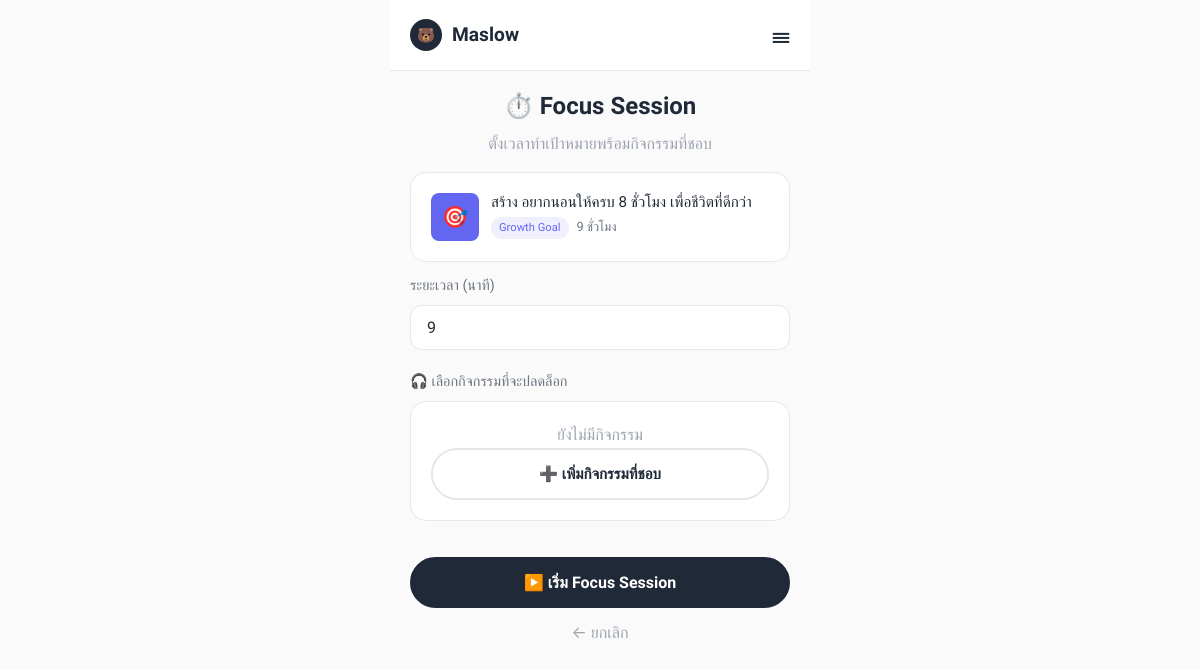
The page /goal/4/focus/ (signed in) on the database its author committed.
### core/models.py (models this page shows, shortened)
class Goal(models.Model):
    GOAL_LEVEL_CHOICES = [
        ('safe', 'Safe Goal'),
        ('growth', 'Growth Goal'),
        ('stretch', 'Stretch Goal'),
    ]
    user = models.ForeignKey(User, on_delete=models.CASCADE, related_name='goals')
    day = models.ForeignKey(Day, on_delete=models.CASCADE, related_name='goals')
    original_goal = models.TextField(help_text="User's original goal input")
    why_response_1 = models.TextField(blank=True, null=True)
    why_response_2 = models.TextField(blank=True, null=True)
    why_response_3 = models.TextField(blank=True, null=True)
    transformed_goal = models.TextField(blank=True, null=True, help_text="AI-enhanced powerful goal")
    deep_motivation = models.TextField(blank=True, null=True, help_text="Discovered deep motivation")
    baseline_value = models.IntegerField(default=0, help_text="User's current baseline")
    baseline_unit = models.CharField(max_length=50, default='ครั้ง')
    safe_target = models.IntegerField(default=0)
    growth_target = models.IntegerField(default=0)
    stretch_target = models.IntegerField(default=0)
    selected_target = models.IntegerField(default=0)
    goal_level = models.CharField(max_length=20, choices=GOAL_LEVEL_CHOICES, default='growth')
    completed = models.BooleanField(default=False)
    progress = models.IntegerField(default=0, help_text="Current progress towards target")
    created_at = models.DateTimeField(auto_now_add=True)
    updated_at = models.DateTimeField(auto_now=True)
    class Meta:
        ordering = ['-created_at']

### core/views.py (the view, shortened to what this page needs)
# urls.py: path('goal/<int:goal_id>/focus/', views.start_focus, name='start_focus'),
@login_required
def start_focus(request, goal_id):
    goal = get_object_or_404(Goal, id=goal_id, user=request.user, completed=False)
    bundles = TemptationBundle.objects.filter(user=request.user, is_active=True)
    active_session = FocusSession.objects.filter(
        user=request.user,
        status='active'
    ).first()
    if active_session:
        return redirect('focus_timer', session_id=active_session.id)
    context = {
        'goal': goal,
        'bundles': bundles,
        'suggested_duration': goal.selected_target,
    }
    return render(request, 'temptation/start_focus.html', context)

### templates/temptation/start_focus.html (shortened to what this page needs)
{% extends 'base.html' %}
{% block content %}
<div class="animate-fade-in">
    <h2 class="text-center mb-2">⏱️ Focus Session</h2>
    <p class="text-center text-muted mb-4">ตั้งเวลาทำเป้าหมายพร้อมกิจกรรมที่ชอบ</p>
    <div class="card mb-3">
        <div class="goal-card">
            <div class="icon-wrapper">🎯</div>
            <div class="goal-content">
                <h4 class="goal-title">{{ goal.transformed_goal|default:goal.original_goal }}</h4>
                <div class="goal-meta">
                    <span class="goal-level {{ goal.goal_level }}">{{ goal.get_goal_level_display }}</span>
                    <span>{{ goal.selected_target }} {{ goal.baseline_unit }}</span>
                </div>
            </div>
        </div>
    </div>
    <form method="post" action="{% url 'start_focus' goal.id %}">
        <div class="form-group">
            <label class="form-label">ระยะเวลา (นาที)</label>
            <input type="number" name="duration" class="form-control" value="{{ suggested_duration }}" min="1"
                max="120">
        </div>
        <div class="form-group">
            <label class="form-label">🎧 เลือกกิจกรรมที่จะปลดล็อก</label>
            {% if bundles %}
            <div style="display: flex; flex-direction: column; gap: 8px;">
                <label class="level-option" style="cursor: pointer;">
                    <input type="radio" name="bundle_id" value="" checked style="display: none;">
                    <div class="icon" style="background: var(--bg-secondary);">🚫</div>
                    <div class="info">
                        <div class="title">ไม่ใช้ Temptation Bundler</div>
                        <small class="text-muted">โฟกัสแบบธรรมดา</small>
                    </div>
                </label>
                {% for bundle in bundles %}
                <label class="level-option" style="cursor: pointer;">
                    <input type="radio" name="bundle_id" value="{{ bundle.id }}" style="display: none;">
                    <div class="icon" style="background: rgba(139, 92, 246, 0.2);">{{ bundle.icon }}</div>
                    <div class="info">
                        <div class="title">{{ bundle.activity_name }}</div>
                        <small class="text-muted">{{ bundle.get_activity_type_display }}</small>
                    </div>
                </label>
                {% endfor %}
            </div>
            {% else %}
            <div class="card">
                <p class="text-muted text-center">ยังไม่มีกิจกรรม</p>
                <a href="{% url 'add_temptation' %}" class="btn btn-secondary btn-block">
                    ➕ เพิ่มกิจกรรมที่ชอบ
                </a>
            </div>
            {% endif %}
        </div>
        <button type="submit" class="btn btn-primary btn-block btn-lg mt-4">
            ▶️ เริ่ม Focus Session
        </button>
    </form>
    <div class="text-center mt-3">
        <a href="{% url 'home' %}" class="text-muted">← ยกเลิก</a>
    </div>
</div>
{% endblock %}

### static/css/style.css (style rules this page uses)
:root { --primary: #6366f1; --primary-light: #818cf8; --primary-dark: #4f46e5; --secondary: #f472b6; --accent: #fbbf24; --bg-primary: #fafafa; --bg-secondary: #f5f5f5; --bg-card: #ffffff; --bg-dark: #1f2937; --text-primary: #1f2937; --text-secondary: #6b7280; --text-muted: #9ca3af; --border-color: #e5e7eb; --border-dark: #374151; --shadow-sm: 0 1px 2px rgba(0, 0, 0, 0.05); --shadow-md: 0 4px 6px rgba(0, 0, 0, 0.07); --shadow-lg: 0 10px 15px rgba(0, 0, 0, 0.1); --radius-sm: 8px; --radius-md: 12px; --radius-lg: 16px; --radius-xl: 24px; --radius-full: 9999px; --transition-fast: 0.15s ease; --transition-normal: 0.3s ease; }
* { margin: 0; padding: 0; box-sizing: border-box; }
html { scroll-behavior: smooth; }
body { font-family: 'Prompt', 'Inter', -apple-system, sans-serif; background: var(--bg-primary); color: var(--text-primary); min-height: 100vh; line-height: 1.6; }
a { color: var(--primary); text-decoration: none; }
h1, h2, h3, h4 { font-weight: 600; line-height: 1.3; margin-bottom: 0.5em; }
h2 { font-size: 1.5rem; }
h4 { font-size: 1.1rem; }
.text-center { text-align: center; }
.text-muted { color: var(--text-muted); }
.btn { display: inline-flex; align-items: center; justify-content: center; gap: 8px; padding: 12px 24px; border: 2px solid var(--border-color); border-radius: var(--radius-full); font-family: inherit; font-size: 0.95rem; font-weight: 600; cursor: pointer; transition: var(--transition-normal); background: var(--bg-card); color: var(--text-primary); text-decoration: none; }
.btn-primary { background: var(--text-primary); color: white; border-color: var(--text-primary); }
.btn-lg { padding: 14px 40px; font-size: 1rem; }
.btn-block { width: 100%; }
.form-group { margin-bottom: 20px; }
.form-label { display: block; margin-bottom: 8px; font-weight: 500; color: var(--text-secondary); font-size: 0.9rem; }
.form-control { width: 100%; padding: 12px 16px; background: var(--bg-card); border: 1px solid var(--border-color); border-radius: var(--radius-md); color: var(--text-primary); font-family: inherit; font-size: 1rem; }
.card { background: var(--bg-card); border: 1px solid var(--border-color); border-radius: var(--radius-lg); padding: 20px; margin-bottom: 16px; }
.goal-card { display: flex; gap: 12px; align-items: flex-start; }
.goal-card .icon-wrapper { width: 48px; height: 48px; border-radius: var(--radius-sm); background: var(--primary); display: flex; align-items: center; justify-content: center; font-size: 1.3rem; color: white; flex-shrink: 0; }
.goal-card .goal-content { flex: 1; }
.goal-card .goal-title { font-size: 0.95rem; font-weight: 500; margin-bottom: 4px; }
.goal-card .goal-meta { font-size: 0.8rem; color: var(--text-secondary); display: flex; gap: 8px; }
.goal-card .goal-level { padding: 2px 8px; border-radius: 20px; font-size: 0.7rem; font-weight: 500; }
.goal-level.growth { background: rgba(99, 102, 241, 0.1); color: #6366f1; }
.mb-2 { margin-bottom: 8px; }
.mb-3 { margin-bottom: 12px; }
.mb-4 { margin-bottom: 16px; }
.mt-3 { margin-top: 12px; }
.mt-4 { margin-top: 16px; }
.animate-fade-in { animation: fadeIn 0.4s ease; }

### rows shown on the page
Goal: transformed_goal "สร้าง อยากนอนให้ครบ 8 ชั่วโมง เพื่อชีวิตที่ดีกว่า", goal_level "Growth Goal", selected_target "9", baseline_unit "ชั่วโมง"
